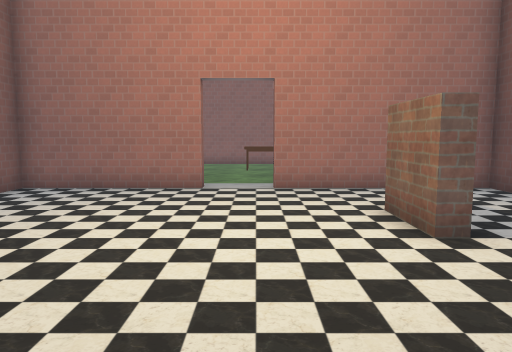
view 1 (above)

16 first-person views from a walk through a level from a Godot 3-D game. The camera is 1.4 m above the floor, tilts 6° down and sees 70° across. The floor is counted in squares, 1 m on a side. Each view is taken from the middle of a square. On the plan, view 1 faces up. The plan holds only what a view shows up to about 16 squares ahead; the rest is blank. The place goes on beyond the plan. Some surface patterns are stand-ins.

view 2
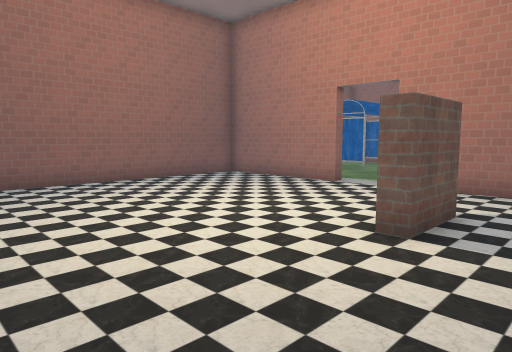

view 3
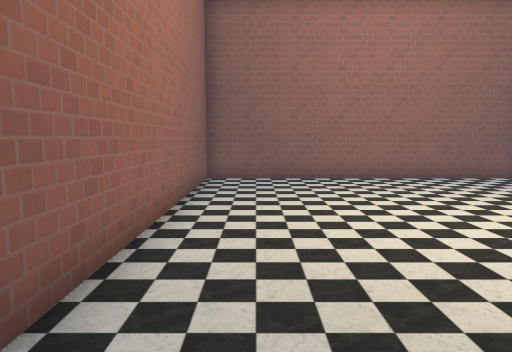

view 4
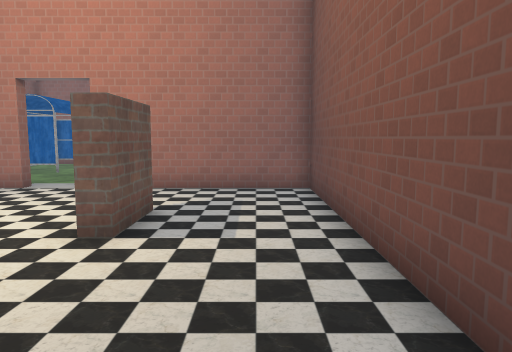

view 5
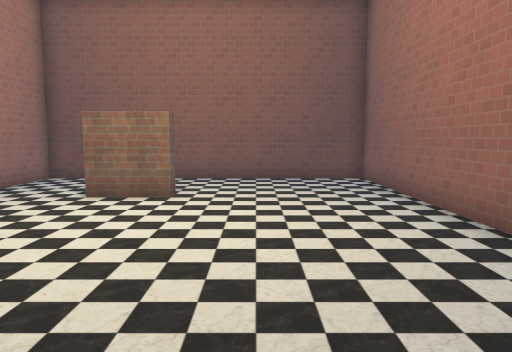

view 6
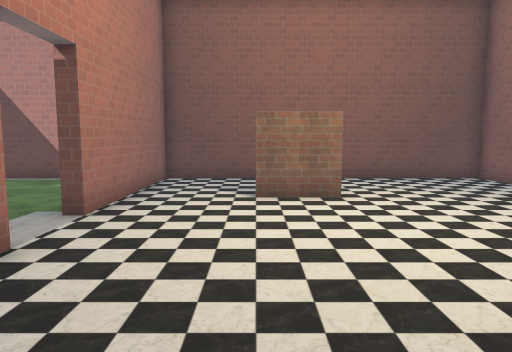

view 7
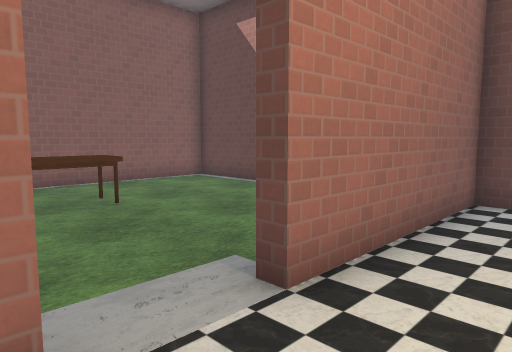

view 8
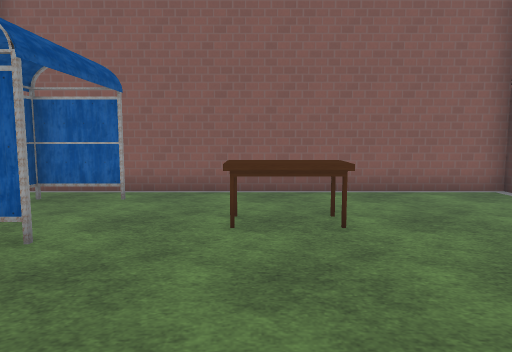

view 9
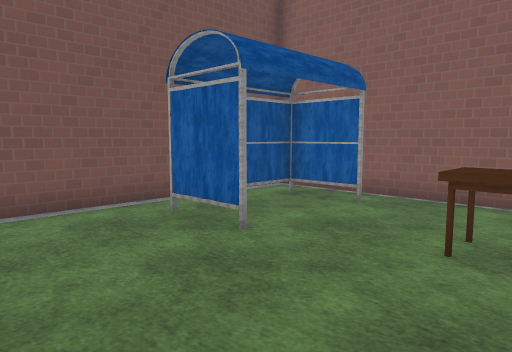

view 10
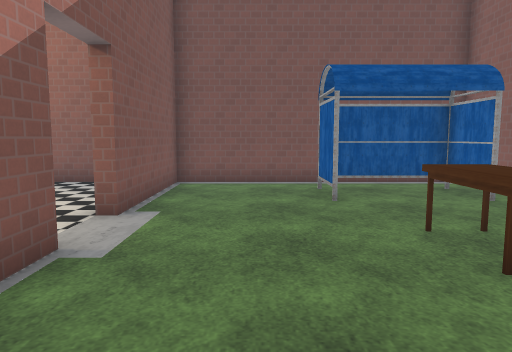

view 11
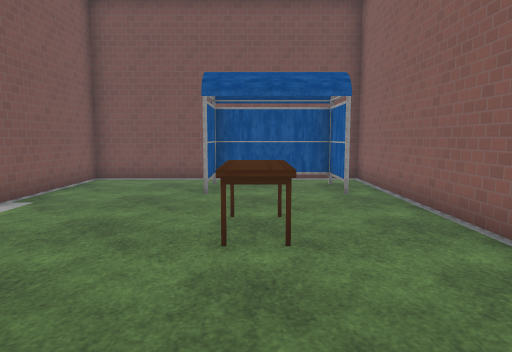

view 12
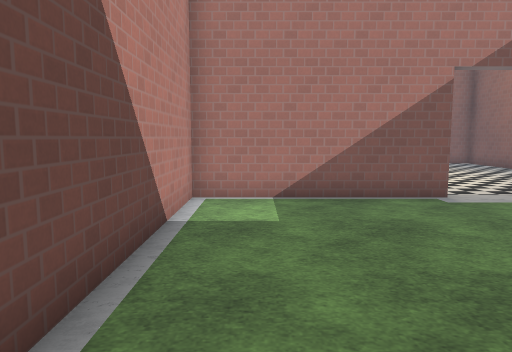

view 13
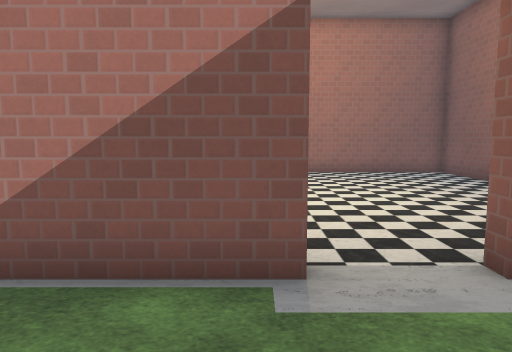

view 14
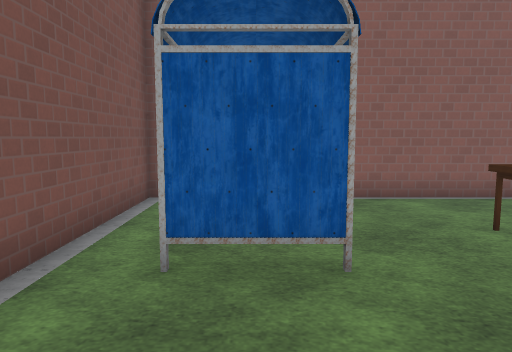

view 15
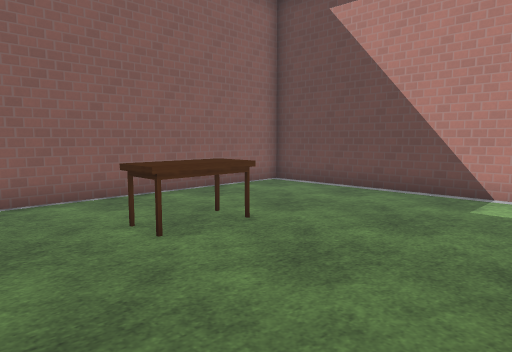

view 16
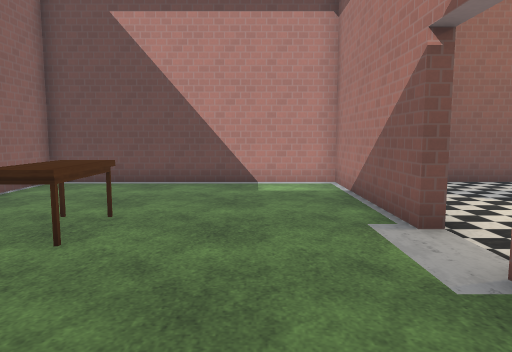

### Floor plan
Key: @ floor where view 1 was taken; # wall or solid block; . floor; T table; H thing the floor can be seen under or through.
Columns run from 7 left of view 1 to 7 right of it. Each row starts with its distance up from view 1.
 20 ###############
 19 #.............#
 18 #.HH..........#
 17 #.H...........#
 16 #.H....TT.....#
 15 #.HH..........#
 14 #.............#
 13 #.............#
 12 #.............#
 11 #.............#
 10 ######..#######
  9 #.............#
  8 #.............#
  7 #.............#
  6 #.........#...#
  5 #.........#...#
  4 #.............#
  3 #.............#
  2 #.............#
  1 #.............#
  0 #......@......#
 -1 ###############

Where each view was taken, in squares from view 1:
view 1: 0 up, 0 right, facing up
view 2: 0 up, 5 right, facing up-left
view 3: 1 up, 6 right, facing left
view 4: 0 up, 5 right, facing up
view 5: 3 up, 6 left, facing right
view 6: 7 up, 6 left, facing right
view 7: 8 up, 2 left, facing up-right
view 8: 10 up, 0 right, facing up
view 9: 11 up, 1 right, facing up-left
view 10: 13 up, 5 right, facing left
view 11: 16 up, 6 right, facing left
view 12: 19 up, 5 right, facing down
view 13: 14 up, 1 right, facing down
view 14: 11 up, 4 left, facing up
view 15: 11 up, 3 left, facing up-right
view 16: 13 up, 5 left, facing right
